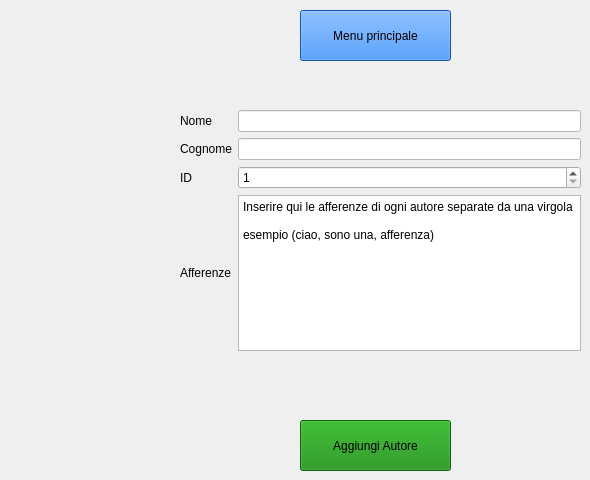
    <widget class="QWidget" name="pagina_autori">
     <widget class="QPushButton" name="aggiungi_autore">
      <property name="geometry">
       <rect>
        <x>300</x>
        <y>420</y>
        <width>151</width>
        <height>51</height>
       </rect>
      </property>
      <property name="styleSheet">
       <string notr="true">background-color: rgb(15,138,8); </string>
      </property>
      <property name="text">
       <string>Aggiungi Autore</string>
      </property>
     </widget>
     <widget class="QWidget" name="layoutWidget">
      <property name="geometry">
       <rect>
        <x>180</x>
        <y>110</y>
        <width>401</width>
        <height>241</height>
       </rect>
      </property>
      <layout class="QGridLayout" name="gridLayout">
       <item row="1" column="0">
        <widget class="QLabel" name="label_cognome">
         <property name="styleSheet">
          <string notr="true"/>
         </property>
         <property name="text">
          <string>Cognome</string>
         </property>
        </widget>
       </item>
       <item row="1" column="1">
        <widget class="QLineEdit" name="linea_cognome">
         <property name="styleSheet">
          <string notr="true">background-color: rgb(255, 255, 255);</string>
         </property>
        </widget>
       </item>
       <item row="2" column="0">
        <widget class="QLabel" name="label_id_autore">
         <property name="text">
          <string>ID</string>
         </property>
        </widget>
       </item>
       <item row="0" column="1">
        <widget class="QLineEdit" name="linea_nome">
         <property name="styleSheet">
          <string notr="true">background-color: rgb(255, 255, 255);</string>
         </property>
        </widget>
       </item>
       <item row="0" column="0">
        <widget class="QLabel" name="label_nome">
         <property name="styleSheet">
          <string notr="true"/>
         </property>
         <property name="text">
          <string>Nome</string>
         </property>
        </widget>
       </item>
       <item row="2" column="1">
        <widget class="QSpinBox" name="id_autore">
         <property name="minimum">
          <number>1</number>
         </property>
         <property name="maximum">
          <number>999999999</number>
         </property>
        </widget>
       </item>
       <item row="3" column="0">
        <widget class="QLabel" name="label_afferenze">
         <property name="text">
          <string>Afferenze</string>
         </property>
        </widget>
       </item>
       <item row="3" column="1">
        <widget class="QPlainTextEdit" name="afferenze_plaintext">
         <property name="plainText">
          <string>Inserire qui le afferenze di ogni autore separate da una virgola

esempio (ciao, sono una, afferenza)</string>
         </property>
        </widget>
       </item>
      </layout>
     </widget>
     <widget class="QPushButton" name="pulsante_torna_menu">
      <property name="geometry">
       <rect>
        <x>300</x>
        <y>10</y>
        <width>151</width>
        <height>51</height>
       </rect>
      </property>
      <property name="styleSheet">
       <string notr="true">background-color: rgb(24,119,242);</string>
      </property>
      <property name="text">
       <string>Menu principale</string>
      </property>
     </widget>
    </widget>
